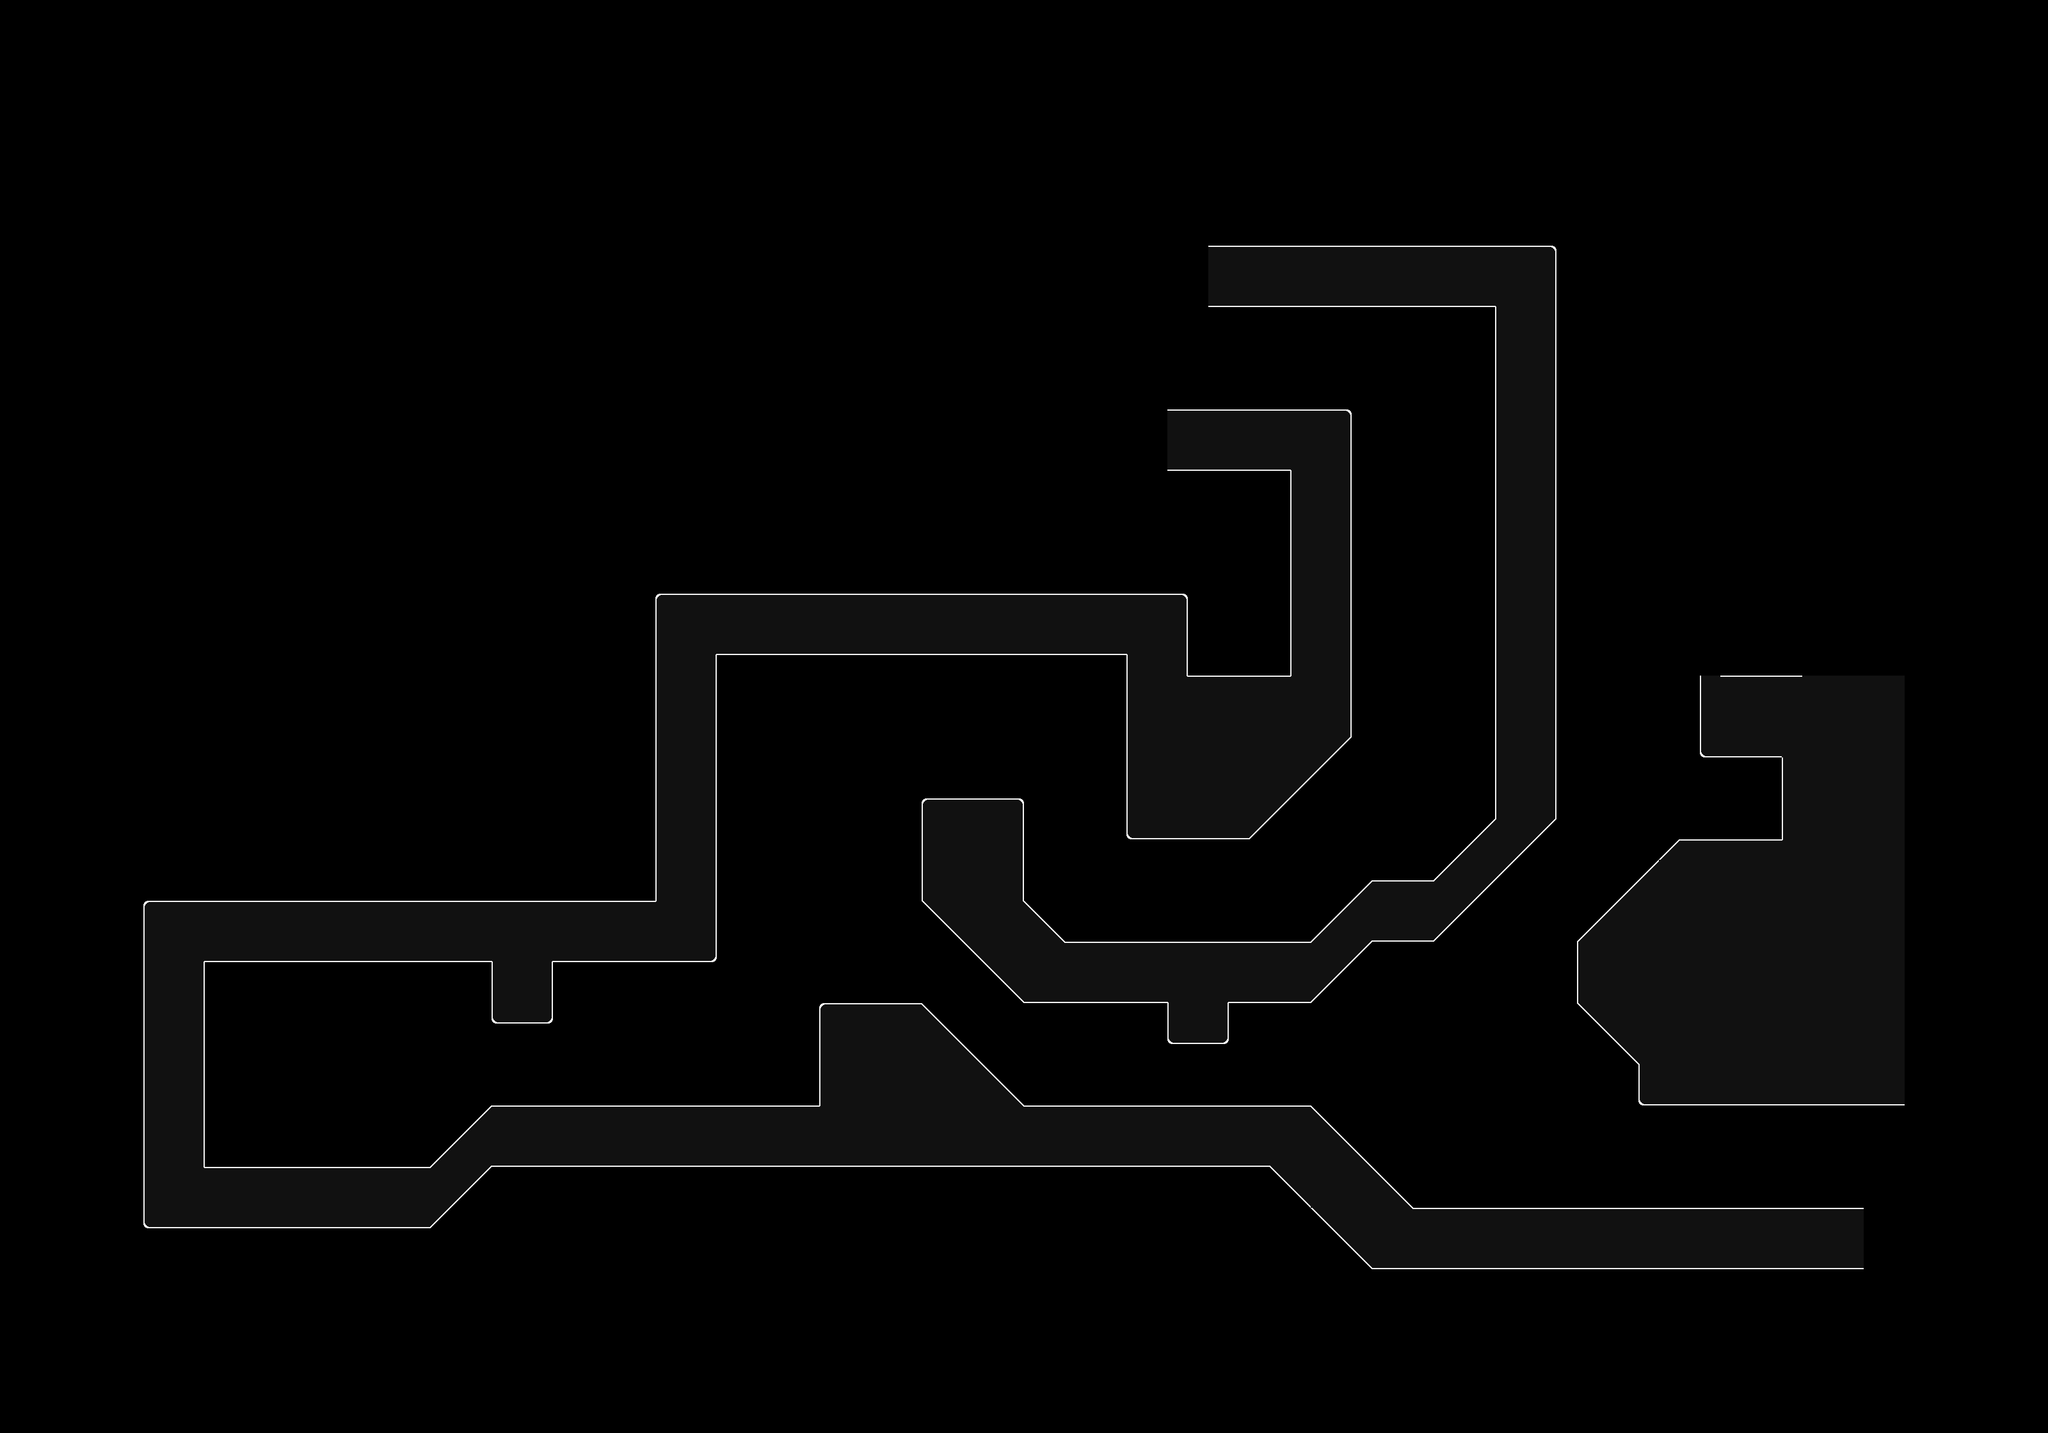

Tiled map render using the project's own tile images. Description and the map definition, with tile-layer contents summarised, below:
An orthogonal 100x70 tile map with 32x32 px tiles, 1 tile layer (Tile Layer 1) and 1 object (Start).

<map version="1.2" tiledversion="1.3.1" orientation="orthogonal" renderorder="right-down" compressionlevel="-1" width="100" height="70" tilewidth="32" tileheight="32" infinite="0" nextlayerid="4" nextobjectid="2">
 <tileset firstgid="1" source="main_0.tsx" />
 <layer id="1" name="Tile Layer 1" width="100" height="70">
  <data>[7000 cells, 1194 non-empty, 17 distinct tile ids]</data>
 </layer>
 <objectgroup id="2" name="collison-layer" />
 <objectgroup id="3" name="event-layer">
  <object id="1" name="Start" type="Start" x="448" y="1728" width="32" height="32" />
 </objectgroup>
</map>
